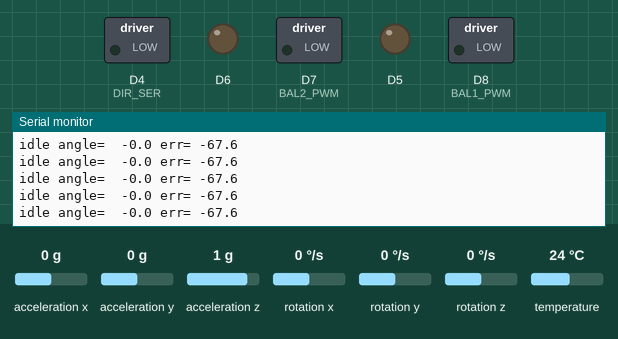
This sketch was run on a simulated ESP8266 (NodeMCU). Shown: switched loads named in the sketch (green lamp = pin HIGH), output pins drawn as LEDs (lit = HIGH), the last lines printed to the serial monitor. Inputs (shaded band) come from the test bench; at power-on: acceleration x 0 g, acceleration z 1 g, acceleration y 0 g, rotation x 0 °/s, rotation y 0 °/s, rotation z 0 °/s, temperature 24 °C. Pins used as bus, display or sensor lines are not drawn.

Above: at 3.6 s.
3.7 s: acceleration x set to 0.3 g
At 3.86 s:
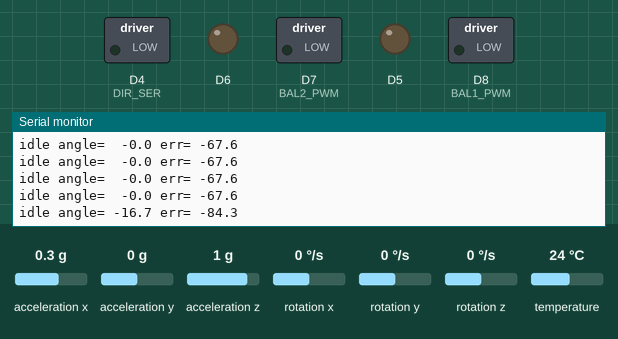
5.6 s: acceleration z set to 0 g
At 5.89 s:
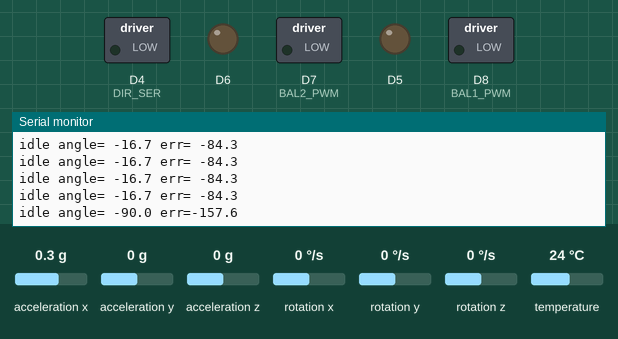

The sketch:

balance_mpu.ino
```cpp
/*
 * Self-balance bring-up (MPU-6050 via Adafruit lib)  ->  Nano ESP32 + L293D
 * ------------------------------------------------------------
 * Balances the car on ONE axle (default = rear wheels M3+M4) using the
 * MPU-6050 (Adafruit library) with a complementary filter + PID.
 *
 * SAFE BRING-UP: starts in CALIBRATE mode (motors OFF, prints the angle).
 *   1. Confirm the angle TRACKS as you tip the sensor.
 *   2. Hold at the balance point, read the angle -> set SETPOINT.
 *   3. Set CALIBRATE 0, low Kp, sign-check, then tune.
 *
 * MPU-6050 wiring: VCC->3V3, GND->GND, SCL->A5, SDA->A4.
 * Shield wiring: same as car_l293d.  Serial 115200.
 */
#include <Adafruit_MPU6050.h>
#include <Adafruit_Sensor.h>
#include <Wire.h>

// ================= CONFIG (set from CALIBRATE readings) =====================
#define CALIBRATE   0          // 1 = print angle only, motors OFF (safe)
const bool  USE_PITCH   = true;    // true: pitch + gyroY ; false: roll + gyroX
float       SETPOINT    = 67.6;    // measured balance angle over the rear axle
const float OUTPUT_SIGN = -1.0;    // flipped: wheels now chase the lean
float Kp = 20.0, Ki = 0.0, Kd = 0.8;
const int   MAXOUT     = 220;
const int   MIN_DRIVE  = 55;       // feedforward kick to beat TT-motor deadband
const float ERR_DEAD   = 1.0;      // deg: within this of setpoint = coast
const float FALL_LIMIT = 40.0;     // deg from setpoint = fallen -> disarm
const float ARM_WINDOW = 8.0;      // deg from setpoint to auto-re-arm after a fall
const float I_MAX      = 400.0;
// ============================================================================

// ---- L293D shield pins (same as car_l293d) ----
const int DIR_LATCH = D2, DIR_CLK = D3, DIR_SER = D4;
const int PWM_M1 = D5, PWM_M2 = D6, PWM_M3 = D8, PWM_M4 = D7;   // M3=D8, M4=D7
#define M1_A 2
#define M1_B 3
#define M2_A 1
#define M2_B 4
#define M3_A 5
#define M3_B 7
#define M4_A 0
#define M4_B 6
uint8_t latch_state = 0;

// balancing axle = wheels on the ground (default rear M3+M4)
#define BAL1_A M3_A
#define BAL1_B M3_B
#define BAL1_PWM PWM_M3
#define BAL2_A M4_A
#define BAL2_B M4_B
#define BAL2_PWM PWM_M4

Adafruit_MPU6050 mpu;

// ---- motor driver ----
void latch_tx(){
  digitalWrite(DIR_LATCH, LOW); digitalWrite(DIR_CLK, LOW);
  for(int i=0;i<8;i++){
    digitalWrite(DIR_SER, (latch_state&(0x80>>i))?HIGH:LOW);
    delayMicroseconds(5); digitalWrite(DIR_CLK, HIGH);
    delayMicroseconds(5); digitalWrite(DIR_CLK, LOW);
  }
  digitalWrite(DIR_LATCH, HIGH); delayMicroseconds(5);
}
void setDir(int aBit,int bBit,int dir){
  if(dir>0){ latch_state|=(1<<aBit); latch_state&=~(1<<bBit); }
  else if(dir<0){ latch_state&=~(1<<aBit); latch_state|=(1<<bBit); }
  else { latch_state&=~(1<<aBit); latch_state&=~(1<<bBit); }
}
void motorRaw(int aBit,int bBit,int pwmPin,int speed){
  setDir(aBit,bBit, speed>0?1:(speed<0?-1:0));
  int d=abs(speed); if(d>255)d=255; analogWrite(pwmPin,d);
}
void balanceDrive(int u){ motorRaw(BAL1_A,BAL1_B,BAL1_PWM,u); motorRaw(BAL2_A,BAL2_B,BAL2_PWM,u); latch_tx(); }
void motorsOff(){ analogWrite(BAL1_PWM,0); analogWrite(BAL2_PWM,0); latch_state=0; latch_tx(); }

float angle = 0, integ = 0;
float biasX = 0, biasY = 0;
bool balancing = false;            // armed/balancing vs idle (fallen)
unsigned long lastUs = 0;

void readIMU(float &pitchAcc, float &rollAcc, float &gxDps, float &gyDps){
  sensors_event_t a, g, t;
  mpu.getEvent(&a, &g, &t);
  float ax=a.acceleration.x, ay=a.acceleration.y, az=a.acceleration.z;
  pitchAcc = atan2(-ax, sqrt(ay*ay+az*az)) * 57.2958;
  rollAcc  = atan2(ay, az) * 57.2958;
  gxDps = g.gyro.x * 57.2958;    // rad/s -> deg/s
  gyDps = g.gyro.y * 57.2958;
}

void calibrateGyro(){
  Serial.println("Gyro bias calibration - hold still...");
  double sx=0, sy=0; const int N=400;
  for(int i=0;i<N;i++){ float p,r,gx,gy; readIMU(p,r,gx,gy); sx+=gx; sy+=gy; delay(3); }
  biasX=sx/N; biasY=sy/N;
  Serial.printf("bias gX=%.2f gY=%.2f dps\n", biasX, biasY);
}

void setup(){
  Serial.begin(115200); delay(400);
  int outs[]={DIR_LATCH,DIR_CLK,DIR_SER,PWM_M1,PWM_M2,PWM_M3,PWM_M4};
  for(int p:outs) pinMode(p,OUTPUT);
  motorsOff();

  Wire.begin();
  if(!mpu.begin()){ Serial.println("MPU begin FAILED - check wiring"); while(1) delay(100); }
  mpu.setAccelerometerRange(MPU6050_RANGE_2_G);
  mpu.setGyroRange(MPU6050_RANGE_250_DEG);
  mpu.setFilterBandwidth(MPU6050_BAND_44_HZ);
  Serial.println("MPU OK");

  calibrateGyro();
  lastUs=micros();
  Serial.println(CALIBRATE ? "CALIBRATE mode - motors OFF. Tip it, read the angle."
                           : "BALANCE mode - stand it up!");
}

void loop(){
  float pitchAcc, rollAcc, gx, gy; readIMU(pitchAcc, rollAcc, gx, gy);
  gx-=biasX; gy-=biasY;
  float accAngle = USE_PITCH ? pitchAcc : rollAcc;
  float rate     = USE_PITCH ? gy : gx;

  unsigned long now=micros(); float dt=(now-lastUs)/1e6; lastUs=now;
  if(dt<=0 || dt>0.2) dt=0.004;

#if CALIBRATE
  angle = 0.98*(angle + rate*dt) + 0.02*accAngle;
  angle = constrain(angle, -120.0, 120.0);
  static unsigned long t=0;
  if(millis()-t>100){ t=millis();
    Serial.printf("angle=%6.1f (pitchAcc=%6.1f rollAcc=%6.1f gY=%6.1f gX=%6.1f)\n",
                  angle, pitchAcc, rollAcc, gy, gx);
  }
  balanceDrive(0);
#else
  if(!balancing){
    // IDLE/FALLEN: motors off, track true angle from accel, auto-re-arm on stand-up
    angle = accAngle;
    integ = 0;
    motorsOff();
    if(fabs(accAngle - SETPOINT) < ARM_WINDOW) balancing = true;   // stood back up
  } else {
    angle = 0.98*(angle + rate*dt) + 0.02*accAngle;                // fuse while balancing
    float err = angle - SETPOINT;
    if(fabs(err) > FALL_LIMIT){ balancing = false; integ = 0; motorsOff(); }  // fell -> disarm
    else if(fabs(err) < ERR_DEAD){ balanceDrive(0); }
    else{
      integ += err*dt; integ = constrain(integ, -I_MAX, I_MAX);
      float u = (Kp*err + Ki*integ + Kd*rate) * OUTPUT_SIGN;
      int out = (int)u + (u > 0 ? MIN_DRIVE : -MIN_DRIVE);         // feedforward kick
      out = constrain(out, -MAXOUT, MAXOUT);
      balanceDrive(out);
    }
  }
  static unsigned long t=0;
  if(millis()-t>150){ t=millis();
    Serial.printf("%s angle=%6.1f err=%6.1f\n", balancing?"BAL ":"idle", angle, angle-SETPOINT);
  }
#endif
  delay(4);
}
```

Measured:
- the behaviour switches between 0.1 and 0.2 g on acceleration x (found by bisection; images 0 and 1)
- after the input at 3.7 s, the serial monitor: prints a new line at once (image 1)
- after the input at 5.6 s, the serial monitor: prints a new line after 0.15 s (image 2)
